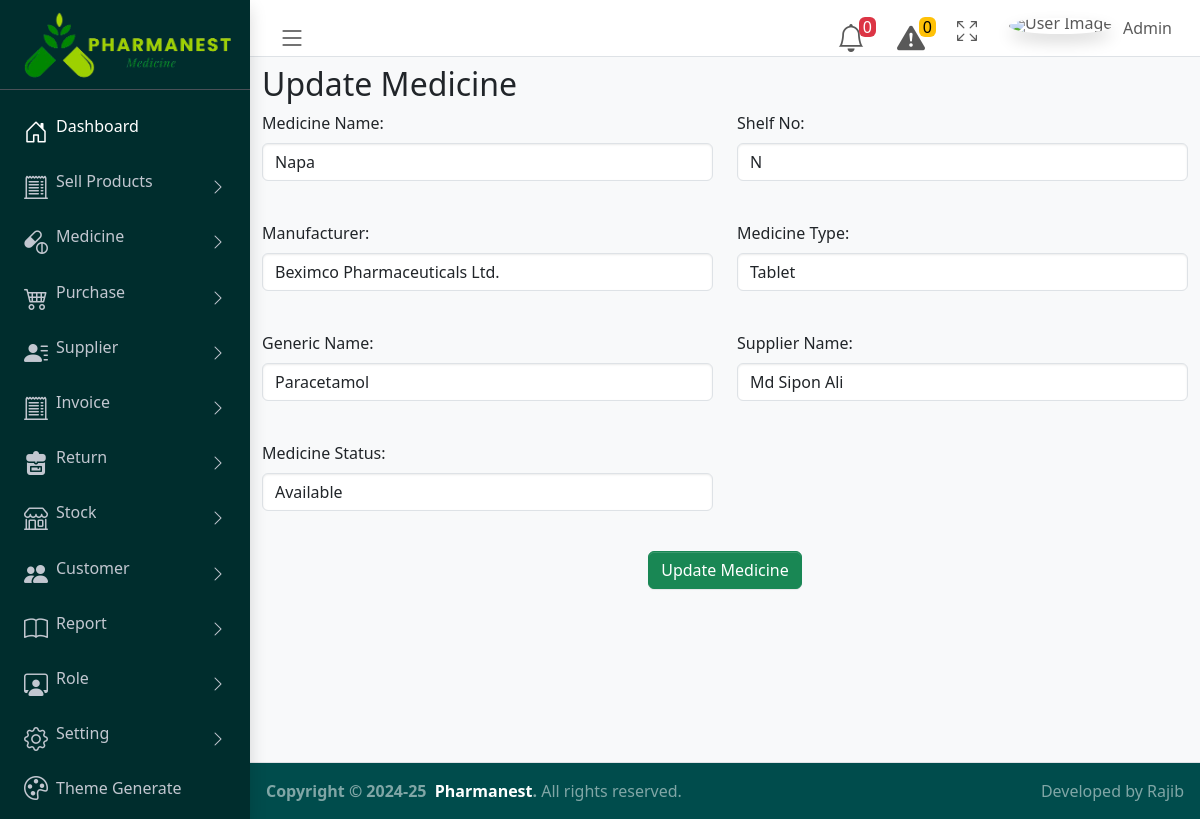
/edit_form_medicine.php?id=5 (signed in), run on the app's committed database.
### tables this page shows
CREATE TABLE `medicines` (
  `id` int(10) NOT NULL,
  `m_name` varchar(50) NOT NULL,
  `shelf_no` varchar(50) NOT NULL,
  `manufacturer` varchar(50) NOT NULL,
  `m_type` varchar(50) NOT NULL,
  `genetic` varchar(50) NOT NULL,
  `supplier` varchar(50) NOT NULL,
  `status` int(10) NOT NULL,
  `medicine_image` varchar(255) NOT NULL
);

### edit_form_medicine.php (the view, shortened to what this page needs)
 <?php require_once './config/config.php';?>
 <?php  include("./pages/common_pages/header.php");?>
 <?php include("./pages/common_pages/navber.php");?>
 <?php include("./pages/common_pages/sidebar.php");?>
<?php
if (isset($_GET['id'])) {
    $id = intval($_GET['id']);
    $sql="SELECT * from medicines where id=$id";
    $result=$db->query($sql)->fetch_assoc();
}
?>
        <main class="app-main">
    <div class="container mt-2 mb-5">
        <h2>Update Medicine</h2>
        <form action="./php_action/edit_medicine_list.php?update=<?php echo $id;?>" method="POST" enctype="multipart/form-data">
            <div class="row mb-4">
                <div class="col-md-6">
                    <div class="mb-3">
                        <label for="medicineName" class="form-label">Medicine Name:</label>
                        <input
                        type="text"
                        class="form-control"
                        id="medicineName"
                        value="<?php echo $result['m_name']?>"
                        name="medicine_name" required>
                    </div>
                </div>
                <div class="col-md-6">
                <div class="mb-3">
                        <label for="shelfNo" class="form-label">Shelf No:</label>
                        <input
                        type="text"
                        class="form-control"
                        value="<?php echo $result['shelf_no']?>"
                        id="shelfNo"
                        name="shelf_no" required>
                    </div>
                </div>
            </div>
            <div class="row mb-4">
                <div class="col-md-6">
                    <div class="mb-3">
                        <label for="manufacturer" class="form-label">Manufacturer:</label>
                        <input
                        type="text"
                        value="<?php echo $result['manufacturer']?>"
                        class="form-control"
                        id="manufacturer"
                        name="manufacturer" required>
                    </div>
                </div>
                <div class="col-md-6">
                    <div class="mb-3">
                        <label for="medicineType" class="form-label">Medicine Type:</label>
                        <select class="form-control" id="medicineType" name="medicine_type">
                        <?php
                            $selected_type = $result['m_type'];
                            $manufaclist = $db->query("SELECT * FROM medicine_type");
                            while (list($_bid, $_bname) = $manufaclist->fetch_row()) {
                                $selected = ($_bname === $selected_type) ? "selected" : "";
                                echo "<option value='$_bname' $selected>$_bname</option>";
                            }
                        ?>
                    </select>
                    </div>
                </div>
            </div>
            <div class="row mb-4">
                <div class="col-md-6">
                    <div class="mb-3">
                        <label for="genericName" class="form-label">Generic Name:</label>
                        <input type="text"
                        class="form-control"
                        value="<?php echo $result['genetic']?>"
                        id="genericName"
                        name="generic_name" required>
                    </div>
                </div>
                <div class="col-md-6">
                    <div class="mb-3">
                        <label for="supplierName" class="form-label">Supplier Name:</label>
                        <select class="form-control" id="medicineSupplier" name="medicine_supplier">
                        <?php
                            $supplierclist = $db->query("SELECT * FROM supplier_add");
                            $selected_supplier = $result['supplier'];
                            while (list($_sid, $_sname) = $supplierclist->fetch_row()) {
                                $selected = ($_sname === $selected_supplier) ? "selected" : "";
                                echo "<option value='$_sname' $selected>$_sname</option>";
                            }
                        ?>
                    </select>
                    </div>
                </div>
            </div>
            <div class="row mb-4">
                <div class="col-md-6">
                    <div class="mb-3">
                        <label for="medicineStatus" class="form-label">Medicine Status:</label>
                        <select class="form-control" id="medicineStatus" name="medicine_status">
                        <option value="1" <?php
                         if($result['status']=="1")
                            { echo "selected";}?>>Available</option>
                    </select>
                    </div>
                </div>
            </div>
            <div class="row">
                <div class="col-4"></div>
                <div class="col-4 text-center">
                    <button type="submit" class="btn btn-success" name="update">Update Medicine</button>
                </div>
                <div class="col-4"></div>
            </div>
        </form>
    </div>
</main>
<?php include("./pages/common_pages/footer.php");?>

### data on the page
medicines: medicine_name "Napa", shelf_no "N", manufacturer "Beximco Pharmaceuticals Ltd.", generic_name "Paracetamol", medicine_status "Available"

### other printed values
form field medicine_type "Tablet"
form field medicine_supplier "Md Sipon Ali"
